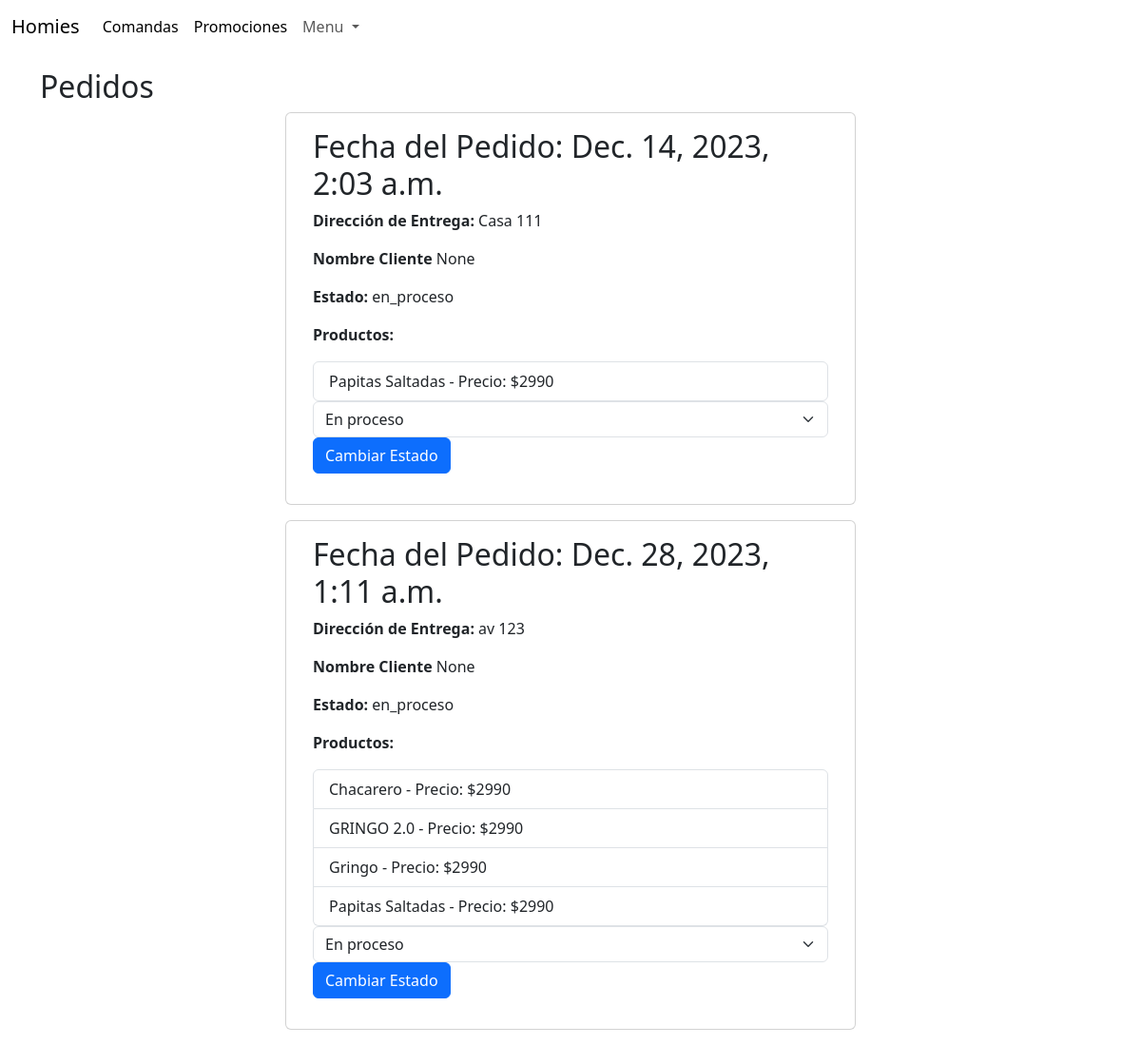
Before: /pedido/ with the older database file.
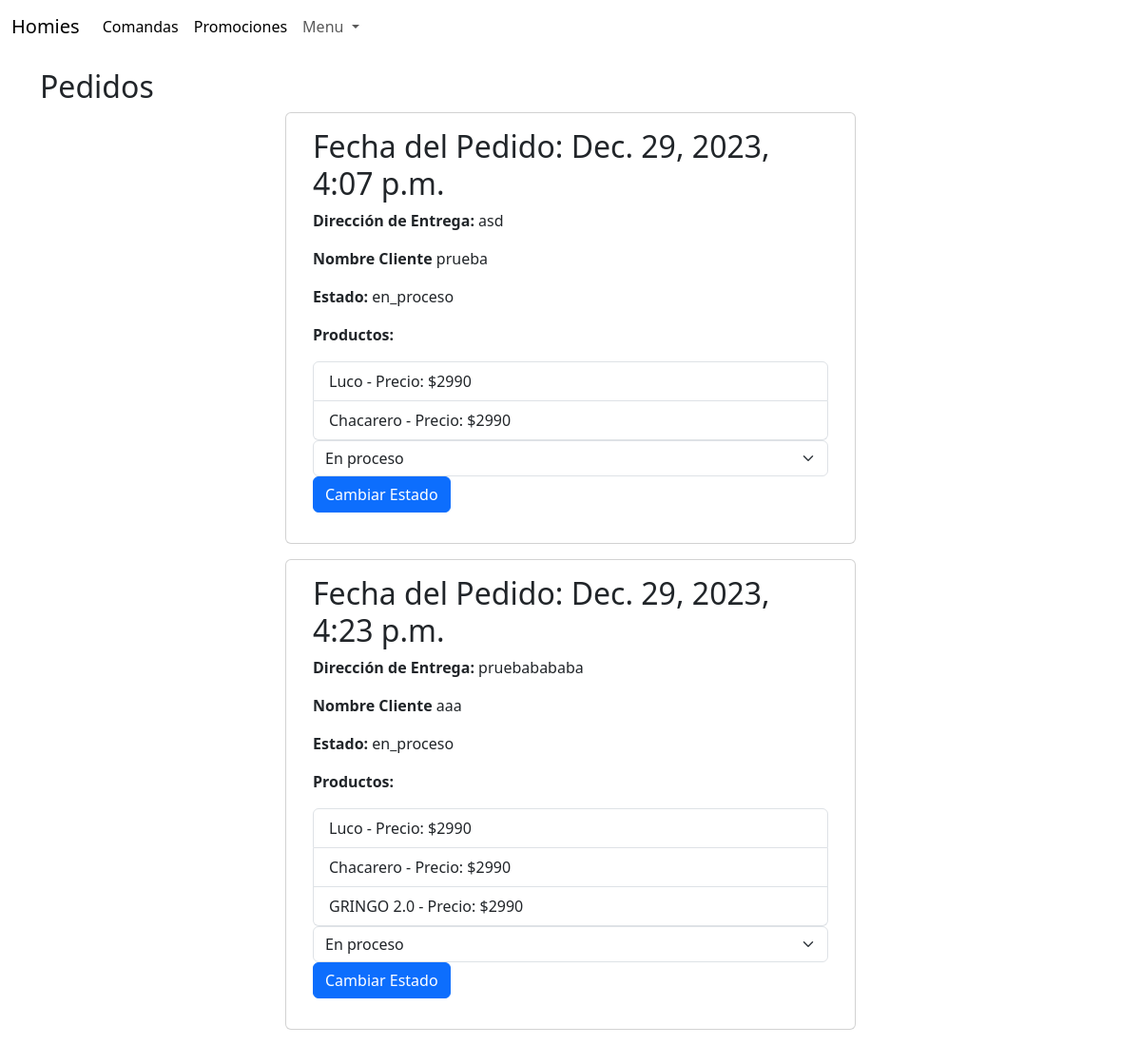
After: the same page with the newer database file.
### app/models.py (models this page shows, shortened)
class Pedido(models.Model):
    ESTADOS_PEDIDO = [
        ('en_proceso', 'En proceso'),
        ('enviado', 'Enviado'),
        ('entregado', 'Entregado'),
    ]
    productos = models.ManyToManyField(Producto)
    fecha_pedido = models.DateTimeField(auto_now_add=True)
    direccion_entrega = models.CharField(max_length=255)
    estado = models.CharField(max_length=20, choices=ESTADOS_PEDIDO, default='en_proceso')
    imagen = models.ImageField(upload_to="pedidos", null=True)
    nombre_cliente = models.CharField(max_length=36 ,null=True)

class Producto(models.Model):
    nombre = models.CharField(max_length=200)
    descripcion = models.TextField()
    precio = models.IntegerField()
    stock = models.IntegerField()
    fecha_creacion = models.DateTimeField(auto_now_add=True)
    categoria = models.ForeignKey(Categoria, on_delete=models.CASCADE)
    imagen = models.ImageField(upload_to="productos", null=True)
    cantidad = models.IntegerField(default=0)
    comentario = models.CharField(max_length=100,default="")
    SIMPLE = 'Simple'
    DOBLE = 'Doble'
    OPCIONES_HAMBURGUESA = [
        (SIMPLE, 'Hamburguesa Simple'),
        (DOBLE, 'Hamburguesa Doble'),
    ]
    tipo_hamburguesa = models.CharField(
        max_length=10,
        choices=OPCIONES_HAMBURGUESA,
        default=SIMPLE,
    )

### app/views.py (the view)
# urls.py: path('pedido/', pedido, name="pedido"),
def pedido(request):
    pedidos = Pedido.objects.filter (estado = 'en_proceso')
    context = { 'pedidos': pedidos}
    return render(request,'app/pedido.html', context)

### app/templates/app/pedido.html (shortened to what this page needs)
{% extends 'app/base.html' %}
{% load static %}
{% block content %}
<!DOCTYPE html>
<html>
<head>
</head>
<body>
    <div class="container">
        <div class="row justify-content-center">
            <h2 class="">Pedidos</h2>
            {% for pedido in pedidos %}
            <div class="card mb-3" style="max-width: 600px;">
                <div class="card-body">
                    <h2 class="card-title">Fecha del Pedido: {{ pedido.fecha_pedido }}</h2>
                    <p class="card-text"><strong>Dirección de Entrega:</strong> {{ pedido.direccion_entrega }}</p>
                    <p class="card-text"><strong>Nombre Cliente</strong> {{ pedido.nombre_cliente }}</p>
                    <p class="card-text"><strong>Estado:</strong> {{ pedido.estado }}</p>
                    <p class="card-text"><strong>Productos:</strong></p>
                    <ul class="list-group">
                        {% for producto in pedido.productos.all %}
                        <li class="list-group-item">{{ producto.nombre }} - Precio: ${{ producto.precio }}</li>
                        {% endfor %}
                    </ul>
                    <form method="post" action="{% url 'cambiar_estado_pedido' pedido.id %}">
                        <select class="form-select" name="nuevo_estado">
                            {% for choice in pedido.ESTADOS_PEDIDO %}
                                <option value="{{ choice.0 }}" {% if choice.0 == pedido.estado %}selected{% endif %}>
                                    {{ choice.1 }}
                                </option>
                            {% endfor %}
                        </select>
                        <button type="submit" class="btn btn-primary">Cambiar Estado</button>
                    </form>
                </div>
            </div>
            {% endfor %}
        </div>
    </div>
</body>
</html>
{% endblock %}

Changed rows visible on the page:
removed Pedido: fecha_pedido "Dec. 14, 2023, 2:03 a.m.", direccion_entrega "Casa 111", nombre_cliente "None", estado "en_proceso", nuevo_estado "En proceso"
no longer on this page (row unchanged): Producto: nombre "Papitas Saltadas", precio "2990"
removed Pedido: fecha_pedido "Dec. 28, 2023, 1:11 a.m.", direccion_entrega "av 123", nombre_cliente "None", estado "en_proceso", nuevo_estado "En proceso", Producto (nombre "Chacarero", precio "2990"), Producto (nombre "GRINGO 2.0", precio "2990")
no longer on this page (row unchanged): Producto: nombre "Gringo", precio "2990", shown under "Dec. 28, 2023, 1:11 a.m."
added Pedido: fecha_pedido "Dec. 29, 2023, 4:07 p.m.", direccion_entrega "asd", nombre_cliente "prueba", estado "en_proceso", nuevo_estado "En proceso", Producto (nombre "Chacarero", precio "2990")
now on this page (row unchanged): Producto: nombre "Luco", precio "2990"
added Pedido: fecha_pedido "Dec. 29, 2023, 4:23 p.m.", direccion_entrega "pruebabababa", nombre_cliente "aaa", estado "en_proceso", nuevo_estado "En proceso", Producto (nombre "Chacarero", precio "2990"), Producto (nombre "GRINGO 2.0", precio "2990")
